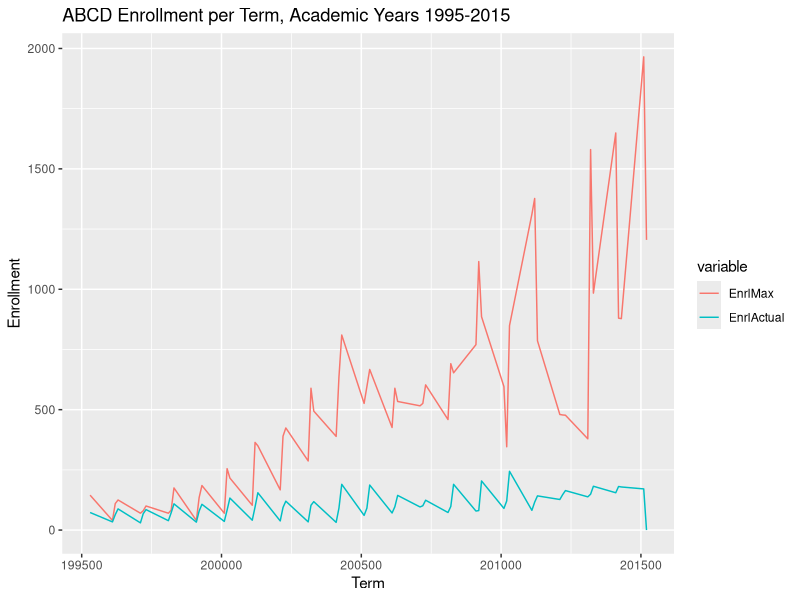

R code for this plot:
## ---- chunk 1
library(ggplot2)
library(reshape2)
d <- read.csv("enrolldata.csv")
select <- d[d$Subject=="ABCD"&d$AcyrCode>=1995&d$AcyrCode<2015,]
pdata <- aggregate(select[,c(6,7)], list(select$Term), sum)
pdata <- melt(pdata, id="Group.1")
p <- ggplot(pdata, aes(Group.1, value, color=variable))+geom_line()
p <- p + labs(x="Term", y="Enrollment", title="ABCD Enrollment per Term, Academic Years 1995-2015")
p
## ---- chunk 2
library(xtable)
print(xtable(select[1:10,1:7]), type="html")
